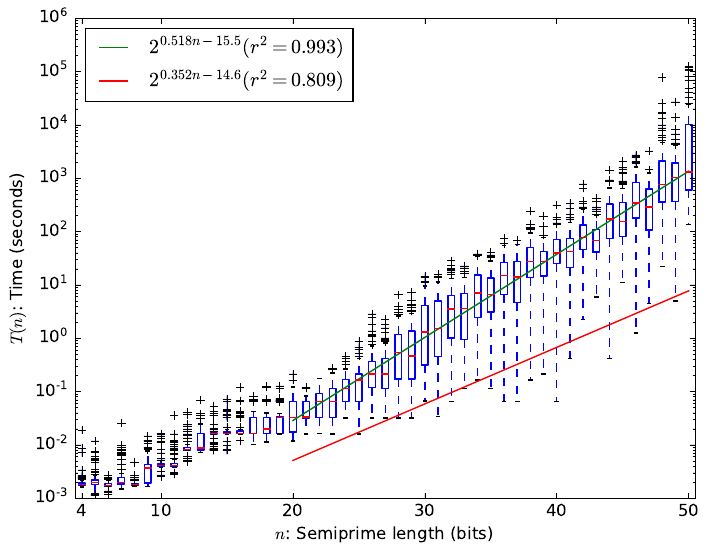

Write Python code to recreate this figure.
import sys
from collections import defaultdict
import numpy as np
import numpy.polynomial.polynomial as poly
import matplotlib.pyplot as plt
import matplotlib as mpl
mpl.style.use('classic')

def rsquared(y, fit):
    y_mean = np.mean(y)
    ss_tot = np.sum((y-y_mean)**2)
    ss_res = np.sum((y-fit)**2)
    return 1.0 - ss_res/ss_tot

times = defaultdict(list)
for line in sys.stdin:
    if line.startswith('#'):
        continue
    words = line.split()
    n, seed = int(words[0]), int(words[1])
    if n > 50:
        continue
    time = float(words[2])
    times[n].append(time)

sorted_times = list(sorted(times.items()))
xs = [x for x, _ in sorted_times]
ys = [y for _, y in sorted_times]

# determined from inspection of data
fit_lower_bound = 20
fit_upper_bound = 50
xx = np.array([x for x, y in sorted_times if fit_lower_bound <= x and x <= fit_upper_bound])
ymed = np.array([np.median(y) for x, y in sorted_times if fit_lower_bound <= x and x <= fit_upper_bound])
ymin = np.array([np.amin(y) for x, y in sorted_times if fit_lower_bound <= x and x <= fit_upper_bound])

# compute the fit
ymed_coefs = poly.polyfit(xx, np.log2(ymed), 1)
ymed_fit = poly.Polynomial(ymed_coefs)
ymed_rsquared = rsquared(np.log2(ymed), ymed_fit(xx))
label_med = '$2^{{ {:.3g}n {:.3g} }} (r^2 = {:.3g})$'.format(ymed_fit.coef[1], ymed_fit.coef[0], ymed_rsquared)
print('yfit: {} (r^2: {})'.format(ymed_fit, ymed_rsquared), file=sys.stderr)

ymin_coefs = poly.polyfit(xx, np.log2(ymin), 1)
ymin_fit = poly.Polynomial(ymin_coefs)
ymin_rsquared = rsquared(np.log2(ymin), ymin_fit(xx))
label_min = '$2^{{ {:.3g}n {:.3g} }} (r^2 = {:.3g})$'.format(ymin_fit.coef[1], ymin_fit.coef[0], ymin_rsquared)
print('yfit: {} (r^2: {})'.format(ymin_fit, ymin_rsquared), file=sys.stderr)

# plot the data
plt.boxplot(ys, positions=xs)
plt.plot(xx, np.exp2(ymed_fit(xx)), 'g', label=label_med)
plt.plot(xx, np.exp2(ymin_fit(xx)), 'r', label=label_min)

# label data etc.
plt.yscale('log')
ax = plt.gca()
ax.set_xticks([xs[0]] + list(range(10, xs[-1], 10)) + [xs[-1]])
ax.set_xticklabels([xs[0]] + list(range(10, xs[-1], 10)) + [xs[-1]])
#plt.title('Solver time (100 semi-primes per instance)')
plt.xlabel('$n$: Semiprime length (bits)')
plt.ylabel('$T(n)$: Time (seconds)')
plt.legend(loc='upper left')

plt.savefig(sys.stdout.buffer, bbox_inches='tight', format='eps')
